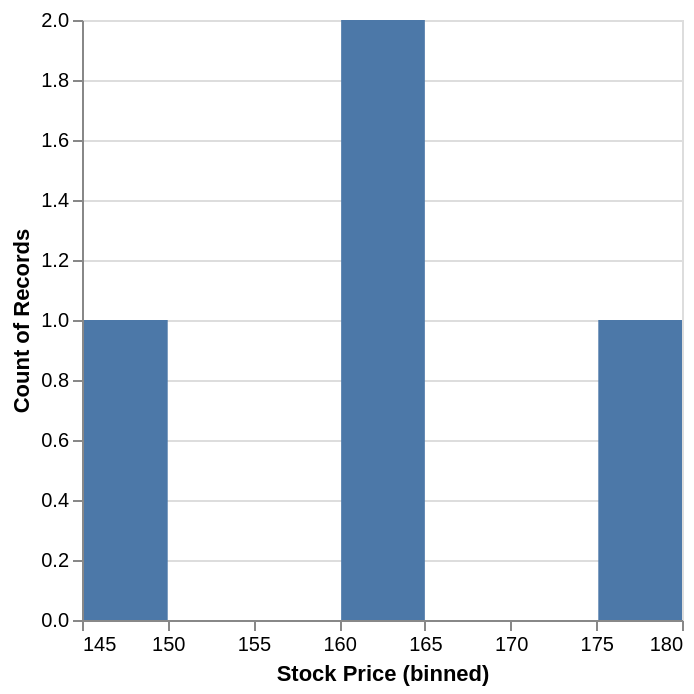

The notebook cell this image was saved under:
### Markdown cell above
**14. Diagram of Histogram.**

### Code cell
# prompt: Using dataframe hedging_steps: histogram

import altair as alt

# Create a histogram of the 'Stock Price' column
chart = alt.Chart(hedging_steps).mark_bar().encode(
    x=alt.X('Stock Price', bin=True), # Use binning for the histogram
    y='count()' # Count the occurrences in each bin
)

# Display the chart
chart

### Figure 1 — Vega-Lite specification as saved in the notebook (floating-point values rounded to 4 significant figures)
{"config": {"view": {"continuousWidth": 300, "continuousHeight": 300}}, "data": {"name": "data-fd7f3efa85c9aca263e147e03866b2e0"}, "mark": {"type": "bar"}, "encoding": {"x": {"bin": true, "field": "Stock Price", "type": "quantitative"}, "y": {"aggregate": "count", "type": "quantitative"}}, "$schema": "https://vega.github.io/schema/vega-lite/v5.20.1.json", "datasets": {"data-fd7f3efa85c9aca263e147e03866b2e0": [{"Time": 0, "Stock Price": 180.0, "Delta": -0.43, "Action": "Buy 0.43 shares", "Portfolio Value": "-$64.28"}, {"Time": 1, "Stock Price": 162.5, "Delta": -0.72, "Action": "Sell 0.29 shares", "Portfolio Value": "$111.56"}, {"Time": 2, "Stock Price": 146.8, "Delta": -0.64, "Action": "Buy 0.08 shares", "Portfolio Value": "$100.00"}, {"Time": 3, "Stock Price": 162.5, "Delta": "N/A", "Action": "Close 0.22 shares", "Portfolio Value": "$44.80"}]}}
